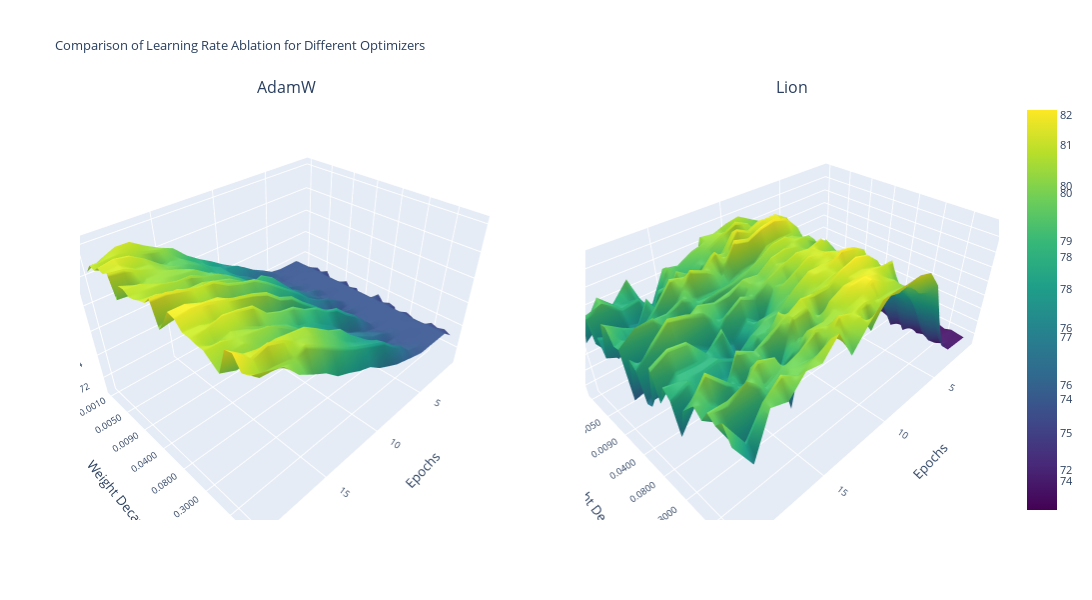

Notebook code for this chart:
### Code cell
import json
import numpy as np
import plotly.graph_objs as go
from plotly.subplots import make_subplots


file_names = [
    "adamW_weightDecay_ablation_valid_accuracy.json",
    "lion_weightDecay_ablation_valid_accuracy.json"
]


# Create a subplot with 1 row and 2 columns
fig = make_subplots(rows=1, cols=2, subplot_titles=["AdamW", "Lion"], 
                    specs=[[{'type': 'surface'}, {'type': 'surface'}]])

for index, file_name in enumerate(file_names[:2]):  # Take the first two files for demonstration
    with open(file_name, 'r') as file:
        data = json.load(file)

    title_info = file_name.split("_")
    optimizer = title_info[0]
    metric = title_info[-2]

    accuracy_data = np.array([values for lr, values in data.items()])
    epochs = np.arange(1, len(accuracy_data[0]) + 1)
    learning_rates = np.array([f"{float(lr):.4f}" for lr in data.keys()])
    learning_rates = np.array([(str(lr)) for lr in learning_rates])

    trace = go.Surface(x=epochs, y=learning_rates, z=accuracy_data, colorscale='Viridis')

    # Add trace to subplot
    fig.add_trace(trace, row=1, col=index + 1)  # Add to the appropriate subplot

# Update layout for each subplot if needed
font_size = 10.5
fig.update_layout(
    title='Comparison of Learning Rate Ablation for Different Optimizers',
    titlefont=dict(size=font_size + 2),
    font=dict(size=font_size),
    height=600,  # You may need to adjust the height and width to fit all plots comfortably
    width=1300,
    scene=dict(
        xaxis_title='Epochs',
        yaxis_title='Weight Decay',
        zaxis_title='Validation Accuracy'
    ),
    scene2=dict(
        xaxis_title='Epochs',
        yaxis_title='Weight Decay',
        zaxis_title='Validation Accuracy'
    ),
    scene3=dict(
        xaxis_title='Epochs',
        yaxis_title='Weight Decay',
        zaxis_title='Validation Accuracy'
    )
)

# Display the interactive plot
fig.show()

### Figure 1 — Plotly figure (JSON) as saved in the notebook; plotly's stock layout.template omitted (floating-point values rounded to 4 significant figures; data arrays with more than 128 entries replaced by an {"elided": "..."} marker saying what was removed)
{"data": [{"colorscale": [[0, "#440154"], [0.1111, "#482878"], [0.2222, "#3e4989"], [0.3333, "#31688e"], [0.4444, "#26828e"], [0.5556, "#1f9e89"], [0.6667, "#35b779"], [0.7778, "#6ece58"], [0.8889, "#b5de2b"], [1, "#fde725"]], "scene": "scene", "type": "surface", "x": [1, 2, 3, 4, 5, 6, 7, 8, 9, 10, 11, 12, 13, 14, 15, 16, 17, 18, 19, 20], "y": ["0.0010", "0.0020", "0.0030", "0.0040", "0.0050", "0.0060", "0.0070", "0.0080", "0.0090", "0.0100", "0.0200", "0.0300", "0.0400", "0.0500", "0.0600", "0.0700", "0.0800", "0.0900", "0.1000", "0.2000", "0.3000", "0.4000", "0.5000", "0.6000", "0.7000", "0.8000", "0.9000", "1.0000"], "z": {"elided": "28x20 float values"}}, {"colorscale": [[0, "#440154"], [0.1111, "#482878"], [0.2222, "#3e4989"], [0.3333, "#31688e"], [0.4444, "#26828e"], [0.5556, "#1f9e89"], [0.6667, "#35b779"], [0.7778, "#6ece58"], [0.8889, "#b5de2b"], [1, "#fde725"]], "scene": "scene2", "type": "surface", "x": [1, 2, 3, 4, 5, 6, 7, 8, 9, 10, 11, 12, 13, 14, 15, 16, 17, 18, 19, 20], "y": ["0.0010", "0.0020", "0.0030", "0.0040", "0.0050", "0.0060", "0.0070", "0.0080", "0.0090", "0.0100", "0.0200", "0.0300", "0.0400", "0.0500", "0.0600", "0.0700", "0.0800", "0.0900", "0.1000", "0.2000", "0.3000", "0.4000", "0.5000", "0.6000", "0.7000", "0.8000", "0.9000", "1.0000"], "z": {"elided": "28x20 float values"}}], "layout": {"annotations": [{"font": {"size": 16}, "showarrow": false, "text": "AdamW", "x": 0.225, "xanchor": "center", "xref": "paper", "y": 1, "yanchor": "bottom", "yref": "paper"}, {"font": {"size": 16}, "showarrow": false, "text": "Lion", "x": 0.775, "xanchor": "center", "xref": "paper", "y": 1, "yanchor": "bottom", "yref": "paper"}], "font": {"size": 10.5}, "height": 600, "scene": {"domain": {"x": [0, 0.45], "y": [0, 1]}, "xaxis": {"title": {"text": "Epochs"}}, "yaxis": {"title": {"text": "Weight Decay"}}, "zaxis": {"title": {"text": "Validation Accuracy"}}}, "scene2": {"domain": {"x": [0.55, 1], "y": [0, 1]}, "xaxis": {"title": {"text": "Epochs"}}, "yaxis": {"title": {"text": "Weight Decay"}}, "zaxis": {"title": {"text": "Validation Accuracy"}}}, "scene3": {"xaxis": {"title": {"text": "Epochs"}}, "yaxis": {"title": {"text": "Weight Decay"}}, "zaxis": {"title": {"text": "Validation Accuracy"}}}, "title": {"font": {"size": 12.5}, "text": "Comparison of Learning Rate Ablation for Different Optimizers"}, "width": 1300}}
